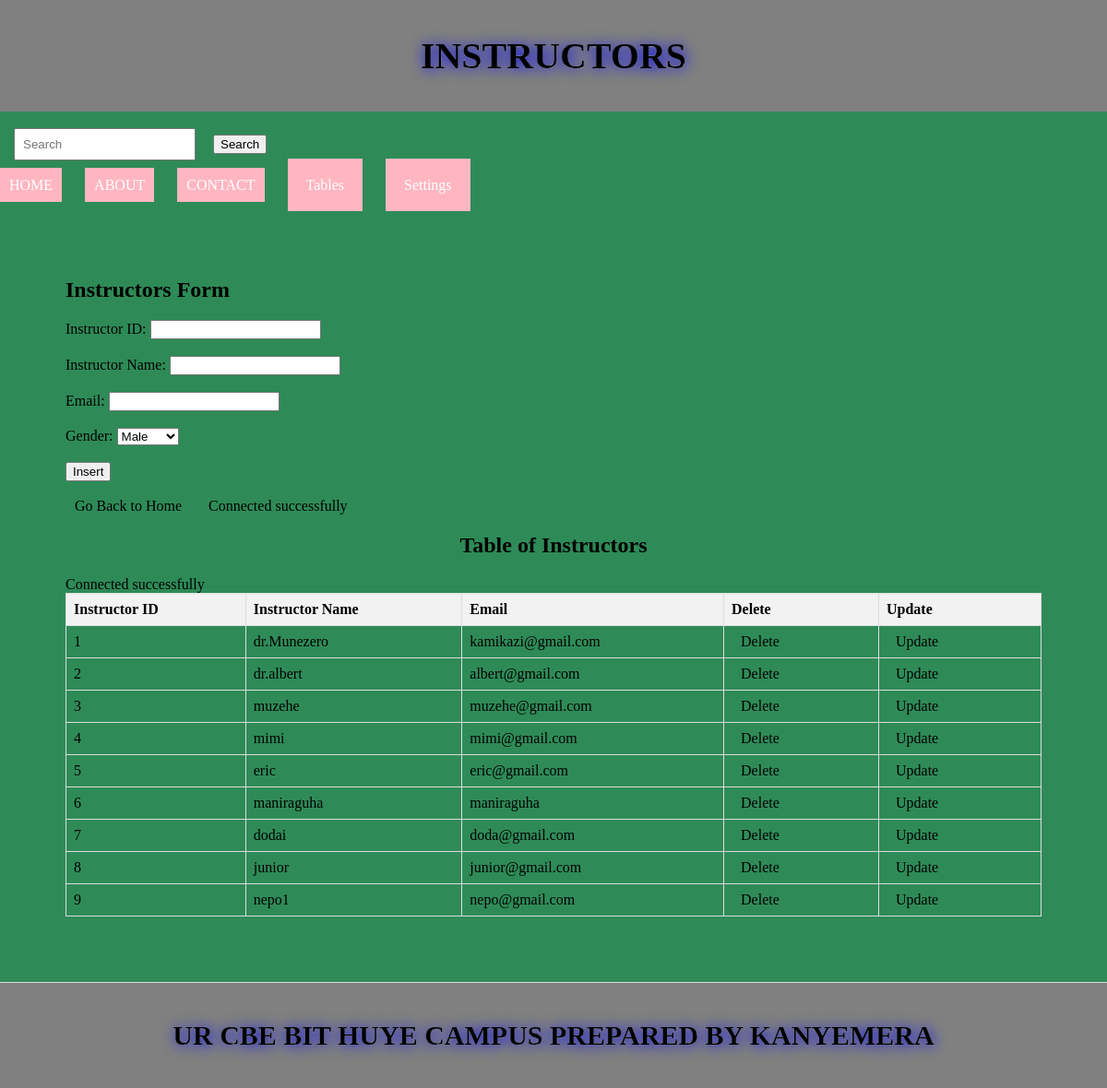
The app's page /instructors.php with its own data.
### tables this page shows
CREATE TABLE `instructors` (
  `instructor_id` int(11) NOT NULL,
  `instructor_name` varchar(100) DEFAULT NULL,
  `email` varchar(100) DEFAULT NULL
);

### instructors.php (the view, shortened to what this page needs)
<!DOCTYPE html>
<html lang="en">
<head>
  <link rel="stylesheet" type="text/css" href="style.css" title="style 1" media="screen, tv, projection, handheld, print"/>
</head>
<body bgcolor="gray">
  <header>
    <h1 class="text-center text-white" style="font-family: impact; font-size: 40px; text-shadow: 1px 1px 15px blue; -webkit-text-stroke:0.1px white;">INSTRUCTORS
  </header><br>
  <form class="d-flex" role="search" action="search.php">
    <input class="form-control me-2" type="search" placeholder="Search" aria-label="Search" name="query">
    <button class="btn btn-outline-success" type="submit">Search</button>
  </form><br>
  <ul>
    <li style="display: inline; margin-right: 10px;"><a href="./home.html" style="padding: 10px; color: white; background-color: lightpink; text-decoration: none; margin-right: 15px;">HOME</a></li>
        <li style="display: inline; margin-right: 10px;"><a href="./about.html" style="padding: 10px; color: white; background-color: lightpink; text-decoration: none; margin-right: 15px;">ABOUT</a></li>
        <li style="display: inline; margin-right: 10px;"><a href="./contact.html" style="padding: 10px; color: white; background-color: lightpink; text-decoration: none; margin-right: 15px;">CONTACT</a></li>
    <li class="dropdown">
      <a href="#" style="padding: 20px; color: white; background-color:lightpink; text-decoration: none;">Tables</a>
    </li>
    <li class="dropdown">
      <a href="#" style="padding: 20px; color: white; background-color:lightpink; text-decoration: none;">Settings</a>
    </li>
  </ul>
<section>
    <h1>Instructors Form</h1>
    <form method="post" action="instructors.php">
        <label for="instructor_id">Instructor ID:</label>
        <input type="number" id="instructor_id" name="instructor_id" required><br><br>
        <label for="instructor_name">Instructor Name:</label>
        <input type="text" id="instructor_name" name="instructor_name" required><br><br>
        <label for="email">Email:</label>
        <input type="text" id="email" name="email" required><br><br>
        <label for="gender">Gender:</label>
        <select name="gender" id="gender">
            <option value="Male">Male</option>
        </select><br><br>
        <input type="submit" name="insert" value="Insert"><br><br>
    </form>
    <a href="./home.html">Go Back to Home</a>
    <?php
    include('database_connection.php');
    ?>
    <center><h2>Table of Instructors</h2></center>
    <table>
        <tr>
            <th>Instructor ID</th>
            <th>Instructor Name</th>
            <th>Email</th>
            <th>Delete</th>
            <th>Update</th>
        </tr>
        <?php
        include('database_connection.php');
        $sql = "SELECT * FROM instructors";
        $result = $connection->query($sql);
        if ($result->num_rows > 0) {
            while ($row = $result->fetch_assoc()) {
                $assid = $row["instructor_id"];
                echo "<tr>
                    <td>" . $row["instructor_id"] . "</td>
                    <td>" . $row["instructor_name"] . "</td>
                    <td>" . $row["email"] . "</td>
                    <td><a href='delete_instructors.php?instructor_id=$assid'>Delete</a></td>
                    <td><a href='update_instructors.php?instructor_id=$assid'>Update</a></td>
                </tr>";
            }
        } else {
            echo "<tr><td colspan='5'>No data found</td></tr>";
        }
        ?>
    </table>
</section>
<footer>
  <center>
    <b><h2 class="text-center text-white" style="font-family: impact; font-size: 30px; text-shadow: 1px 1px 15px blue; -webkit-text-stroke:0.1px white;">UR CBE BIT  HUYE CAMPUS PREPARED BY KANYEMERA
  </center>
</footer>
</body>
</html>

### style.css (style rules this page uses)
body { font-family: Arial, sans-serif; margin: 0; padding: 0; }
header { background-color:seagreen; padding: 20px; }
.dropdown { position: relative; display: inline; margin-right: 10px; }

### instructors.php (style rules this page uses)
body { margin: 0; padding: 0; font-family: 'Times New Roman', serif; background:seagreen; }
a { padding: 10px; color:white; text-decoration: none; margin-right: 15px; }
a:link { color:black; }
button.btn { margin-left: 15px; margin-top: 4px; }
input.form-control { margin-left: 15px; padding: 8px; }
section { padding: 71px; border-bottom: 1px solid #ddd; }
footer { text-align: center; padding: 15px; background-color: grey; }
header { background-color: grey; padding: 10px; text-align: center; }
ul { list-style-type: none; padding: 0; margin: 0; display: flex; align-items: center; }
li { margin-right: 10px; }
.dropdown { position: relative; display: inline-block; }
table { width: 100%; border-collapse: collapse; }
th, td { border: 1px solid #ddd; padding: 8px; text-align: left; }
th { background-color:#f2f2f2; }

### records on screen
instructors: instructor_id "1", instructor_name "dr.Munezero", email "kamikazi@gmail.com"
instructors: instructor_id "2", instructor_name "dr.albert", email "albert@gmail.com"
instructors: instructor_id "3", instructor_name "muzehe", email "muzehe@gmail.com"
instructors: instructor_id "4", instructor_name "mimi", email "mimi@gmail.com"
instructors: instructor_id "5", instructor_name "eric", email "eric@gmail.com"
instructors: instructor_id "6", instructor_name "maniraguha", email "maniraguha"
instructors: instructor_id "7", instructor_name "dodai", email "doda@gmail.com"
instructors: instructor_id "8", instructor_name "junior", email "junior@gmail.com"
instructors: instructor_id "9", instructor_name "nepo1", email "nepo@gmail.com"
